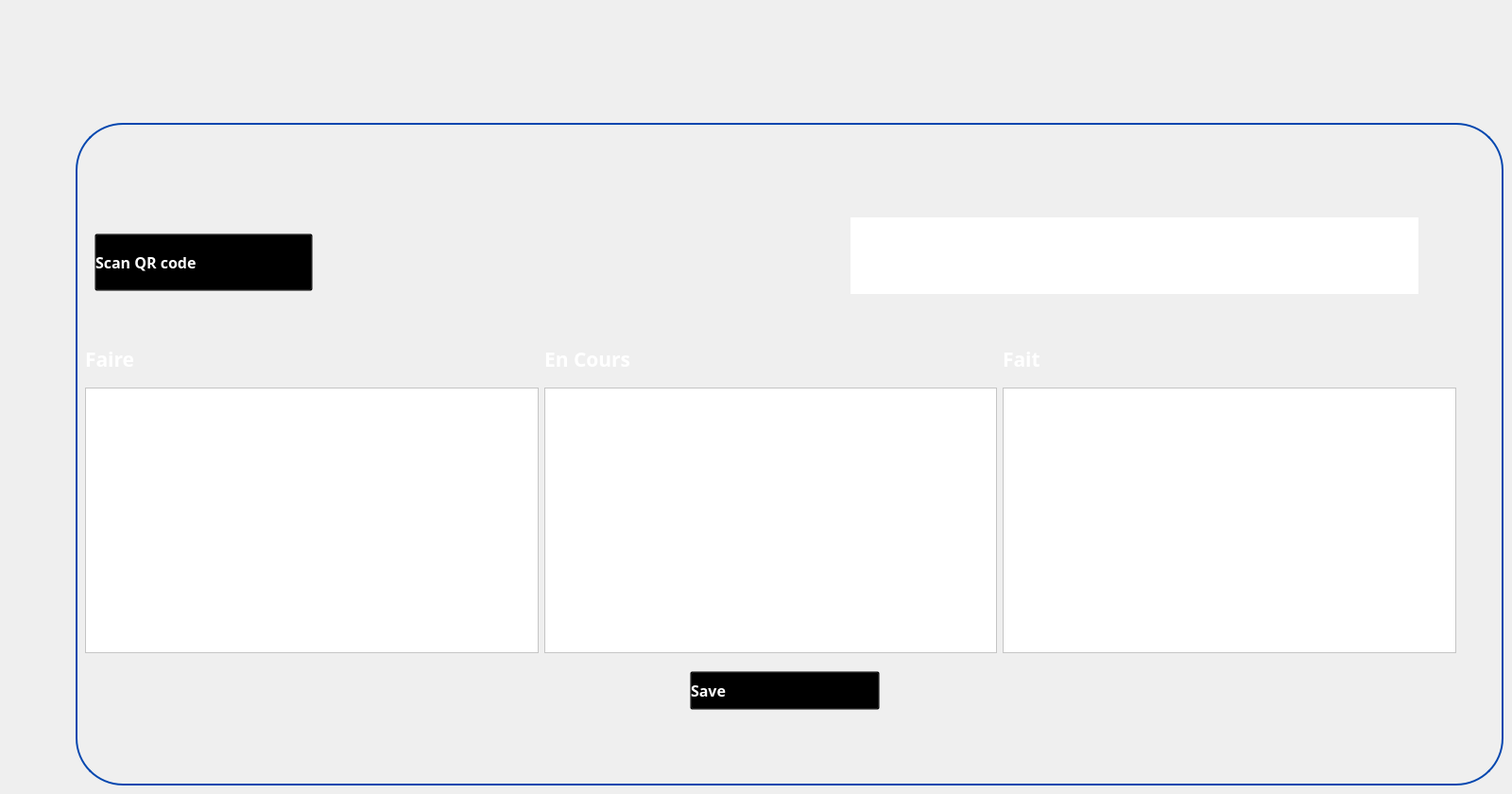
   <widget class="QWidget" name="scanprojet">
    <widget class="QGroupBox" name="groupBox_54">
     <property name="geometry">
      <rect>
       <x>80</x>
       <y>130</y>
       <width>1511</width>
       <height>701</height>
      </rect>
     </property>
     <property name="styleSheet">
      <string notr="true">QGroupBox {
	border-radius:50px;
    border: 2px solid #0447AF; /* Red border */
}
</string>
     </property>
     <property name="title">
      <string/>
     </property>
     <widget class="QLabel" name="label_202">
      <property name="geometry">
       <rect>
        <x>190</x>
        <y>30</y>
        <width>51</width>
        <height>51</height>
       </rect>
      </property>
      <property name="text">
       <string/>
      </property>
      <property name="pixmap">
       <pixmap>../../wetransfer_gestion-de-formations_2024-02-16_1550/icons/client.png</pixmap>
      </property>
      <property name="scaledContents">
       <bool>true</bool>
      </property>
     </widget>
     <widget class="QPushButton" name="pushButton_scan">
      <property name="geometry">
       <rect>
        <x>20</x>
        <y>117</y>
        <width>231</width>
        <height>61</height>
       </rect>
      </property>
      <property name="font">
       <font>
        <family>Gill Sans MT</family>
        <pointsize>12</pointsize>
        <weight>75</weight>
        <bold>true</bold>
       </font>
      </property>
      <property name="styleSheet">
       <string notr="true">QPushButton:hover {
    color: red;
    background: transparent;
}

QPushButton {
    text-align: left;
    background: transparent;
    color: rgb(255,255,255);
}

</string>
      </property>
      <property name="text">
       <string>Scan QR code </string>
      </property>
      <property name="iconSize">
       <size>
        <width>20</width>
        <height>20</height>
       </size>
      </property>
     </widget>
     <widget class="QLabel" name="label_scan">
      <property name="geometry">
       <rect>
        <x>820</x>
        <y>100</y>
        <width>601</width>
        <height>81</height>
       </rect>
      </property>
      <property name="styleSheet">
       <string notr="true">background:white;</string>
      </property>
      <property name="text">
       <string/>
      </property>
     </widget>
     <widget class="QPushButton" name="pushButton_save_2">
      <property name="geometry">
       <rect>
        <x>650</x>
        <y>580</y>
        <width>201</width>
        <height>41</height>
       </rect>
      </property>
      <property name="font">
       <font>
        <family>Gill Sans MT</family>
        <pointsize>12</pointsize>
        <weight>75</weight>
        <bold>true</bold>
       </font>
      </property>
      <property name="styleSheet">
       <string notr="true">QPushButton:hover {
    color: red;
    background: transparent;
}

QPushButton {
    text-align: left;
    background: transparent;
    color: rgb(255,255,255);
}

</string>
      </property>
      <property name="text">
       <string>Save</string>
      </property>
      <property name="icon">
       <iconset>
        <normaloff>../../parametres.png</normaloff>../../parametres.png</iconset>
      </property>
      <property name="iconSize">
       <size>
        <width>20</width>
        <height>20</height>
       </size>
      </property>
     </widget>
     <widget class="QWidget" name="horizontalLayoutWidget_2">
      <property name="geometry">
       <rect>
        <x>10</x>
        <y>280</y>
        <width>1451</width>
        <height>281</height>
       </rect>
      </property>
      <layout class="QHBoxLayout" name="horizontalLayout_3">
       <item>
        <widget class="QTextEdit" name="textEdit_3">
         <property name="styleSheet">
          <string notr="true">background:white;</string>
         </property>
        </widget>
       </item>
       <item>
        <widget class="QTextEdit" name="textEdit_2">
         <property name="styleSheet">
          <string notr="true">background:white;</string>
         </property>
        </widget>
       </item>
       <item>
        <widget class="QTextEdit" name="textEdit">
         <property name="styleSheet">
          <string notr="true">background:white;</string>
         </property>
        </widget>
       </item>
      </layout>
     </widget>
     <widget class="QWidget" name="horizontalLayoutWidget_3">
      <property name="geometry">
       <rect>
        <x>10</x>
        <y>229</y>
        <width>1451</width>
        <height>41</height>
       </rect>
      </property>
      <layout class="QHBoxLayout" name="horizontalLayout_21">
       <item>
        <widget class="QLabel" name="label_54">
         <property name="font">
          <font>
           <family>Gill Sans MT</family>
           <pointsize>16</pointsize>
           <weight>75</weight>
           <bold>true</bold>
          </font>
         </property>
         <property name="styleSheet">
          <string notr="true">color:white;</string>
         </property>
         <property name="text">
          <string>Faire</string>
         </property>
        </widget>
       </item>
       <item>
        <widget class="QLabel" name="label_55">
         <property name="font">
          <font>
           <family>Gill Sans MT</family>
           <pointsize>16</pointsize>
           <weight>75</weight>
           <bold>true</bold>
          </font>
         </property>
         <property name="styleSheet">
          <string notr="true">color:white;</string>
         </property>
         <property name="text">
          <string>En Cours </string>
         </property>
        </widget>
       </item>
       <item>
        <widget class="QLabel" name="label_56">
         <property name="font">
          <font>
           <family>Gill Sans MT</family>
           <pointsize>16</pointsize>
           <weight>75</weight>
           <bold>true</bold>
          </font>
         </property>
         <property name="styleSheet">
          <string notr="true">color:white;</string>
         </property>
         <property name="text">
          <string>Fait</string>
         </property>
        </widget>
       </item>
      </layout>
     </widget>
    </widget>
   </widget>
